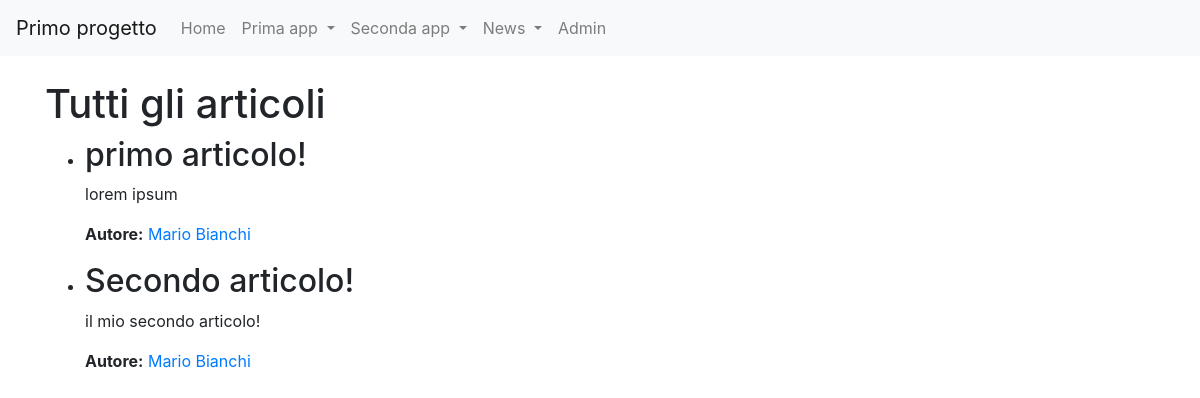
Before: /news/lista_articoli/ with the older database file.
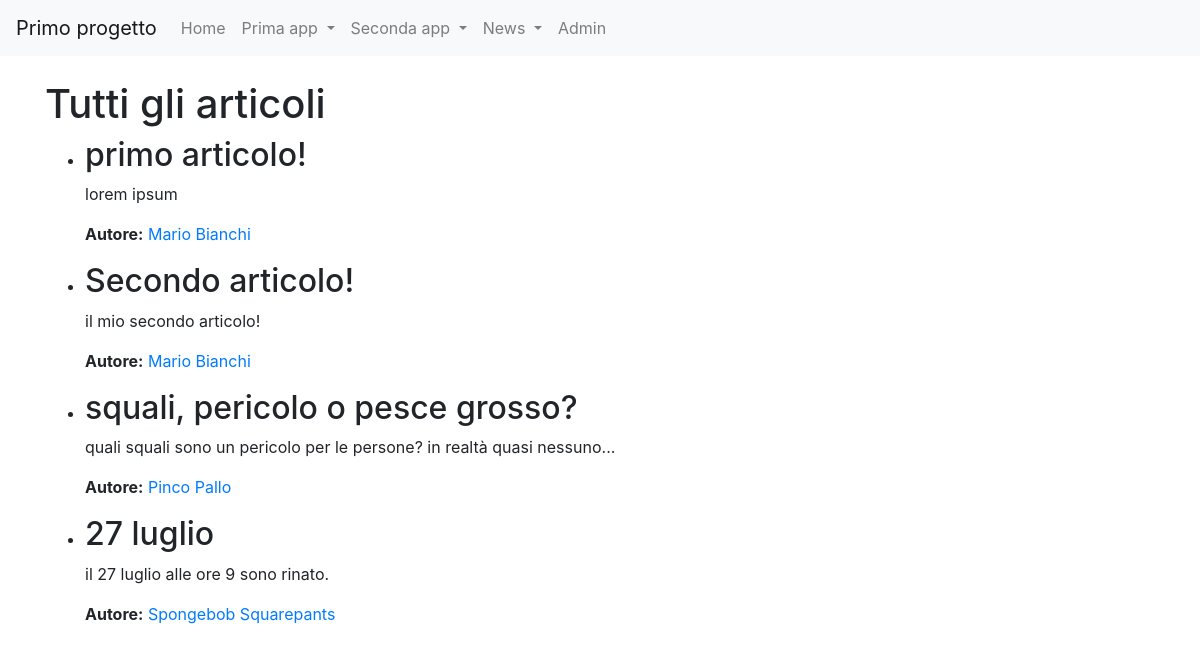
After: the same page with the newer database file.
### news/models.py (models this page shows, shortened)
class Article(models.Model):
    titolo = models.CharField(max_length=200)
    contenuto = models.TextField()
    giornalista = models.ForeignKey(Giornalista, on_delete=models.CASCADE, related_name='articoli')
    visualizzazioni = models.IntegerField(default=0)
    data_pubblicazione = models.DateField()
    class Meta:
        verbose_name = "Articolo"
        verbose_name_plural = "Articoli"

class Giornalista(models.Model):
    nome = models.CharField(max_length=100)
    cognome = models.CharField(max_length=100)
    data_nascita = models.DateField()
    class Meta:
        verbose_name = "Giornalista"
        verbose_name_plural = "Giornalisti"

### news/views.py (the view)
# urls.py: path('lista_articoli/', listaArticoli, name='lista_articoli'),
def listaArticoli(request, pk=None):
    if pk is None:
        articoli = Article.objects.all()
        titolo_pagina = "Tutti gli articoli"
        giornalista_selezionato = None
    else:
        giornalista_selezionato = get_object_or_404(Giornalista, pk=pk)
        articoli = Article.objects.filter(giornalista=giornalista_selezionato)
        titolo_pagina = f"Articoli scritti da {giornalista_selezionato.nome} {giornalista_selezionato.cognome}"
    context = {
        'articoli': articoli,
        'titolo_pagina': titolo_pagina,
        'giornalista_selezionato': giornalista_selezionato,
    }
    return render(request, 'news/lista_articoli.html', context)

### news/templates/news/lista_articoli.html (shortened to what this page needs)
{% extends 'base.html'%}
{% block content %}
    <h1>{{ titolo_pagina }}</h1>
    {% if articoli %}
        <ul>
            {% for articolo in articoli %}
                <li>
                    <h2>{{ articolo.titolo }}</h2>
                    <p>{{ articolo.contenuto }}</p>
                    <p>
                        <strong>Autore:</strong>
                        <a href="{% url 'news:lista_articoli_giornalista' articolo.giornalista.pk %}">
                            {{ articolo.giornalista.nome }} {{ articolo.giornalista.cognome }}
                        </a>
                    </p>
                </li>
            {% endfor %}
        </ul>
    {% else %}
        <p>Nessun articolo trovato.</p>
    {% endif %}
{% endblock content %}

Changed rows visible on the page:
added Article: titolo "squali, pericolo o pesce grosso?", contenuto "quali squali sono un pericolo per le persone? in realtà quasi nessuno...", giornalista.nome "Pinco", giornalista.cognome "Pallo"
added Article: titolo "27 luglio", contenuto "il 27 luglio alle ore 9 sono rinato.", giornalista.nome "Spongebob", giornalista.cognome "Squarepants"
